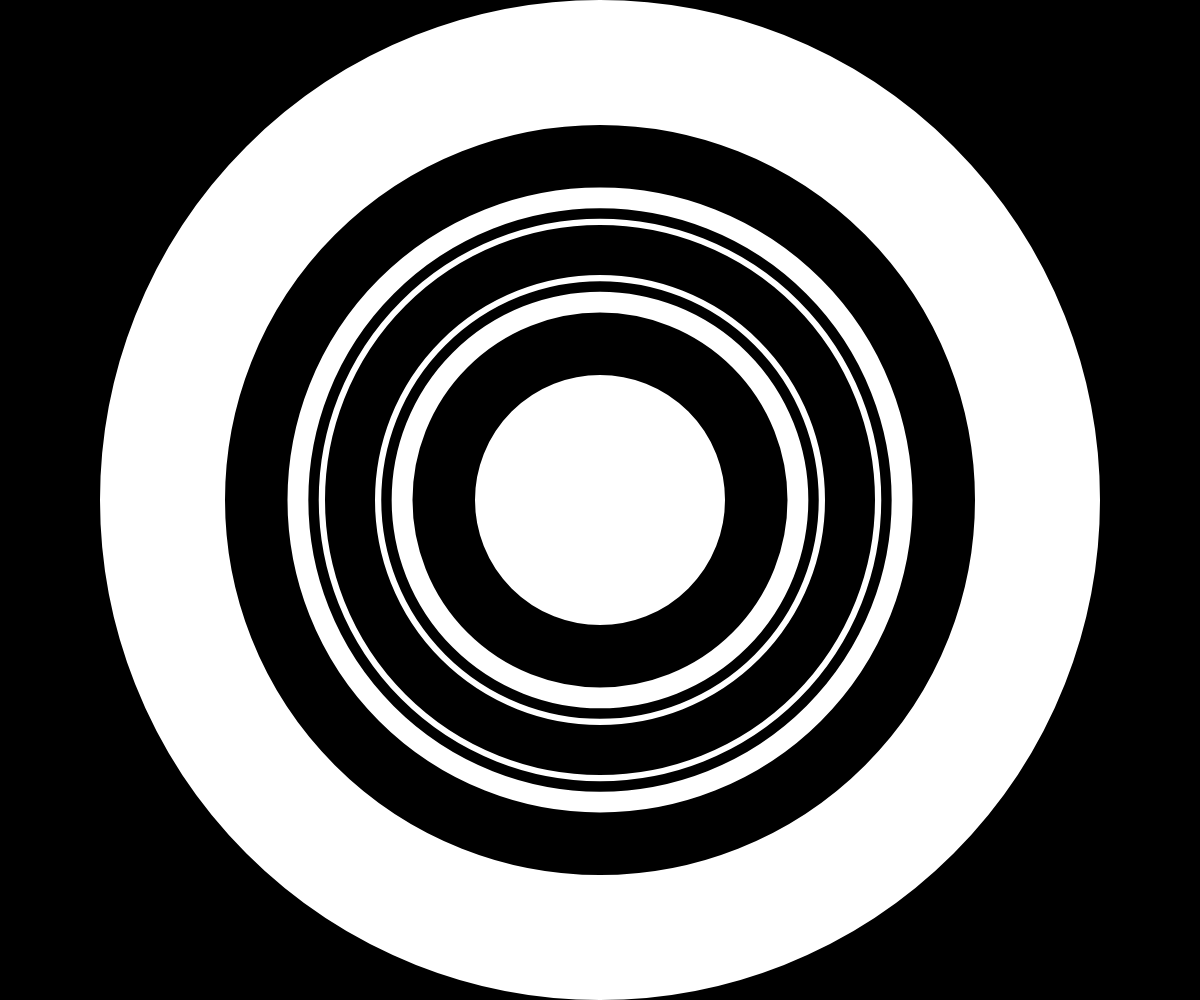
Frame 1 (no input)
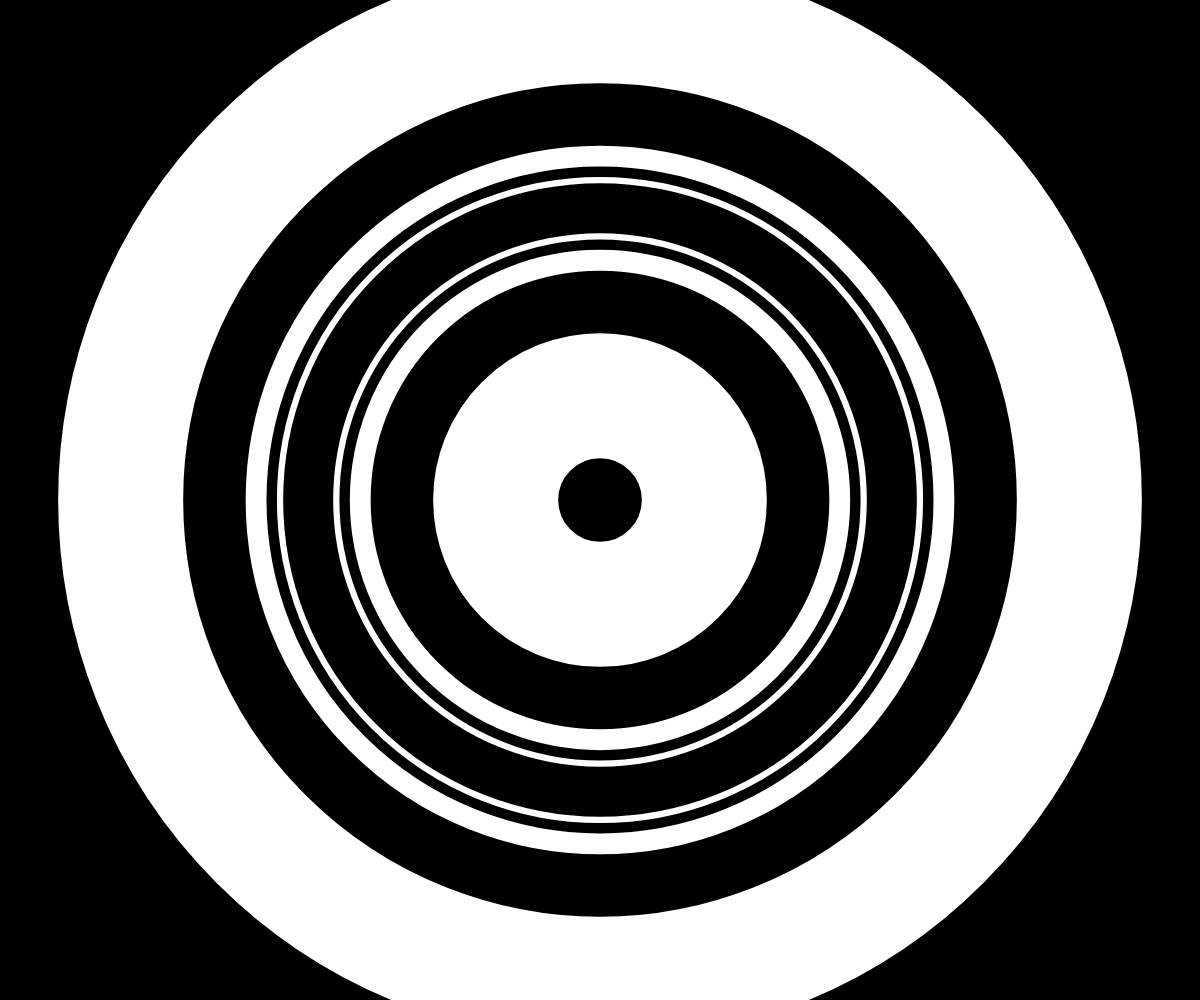
Frame 60 (no input)
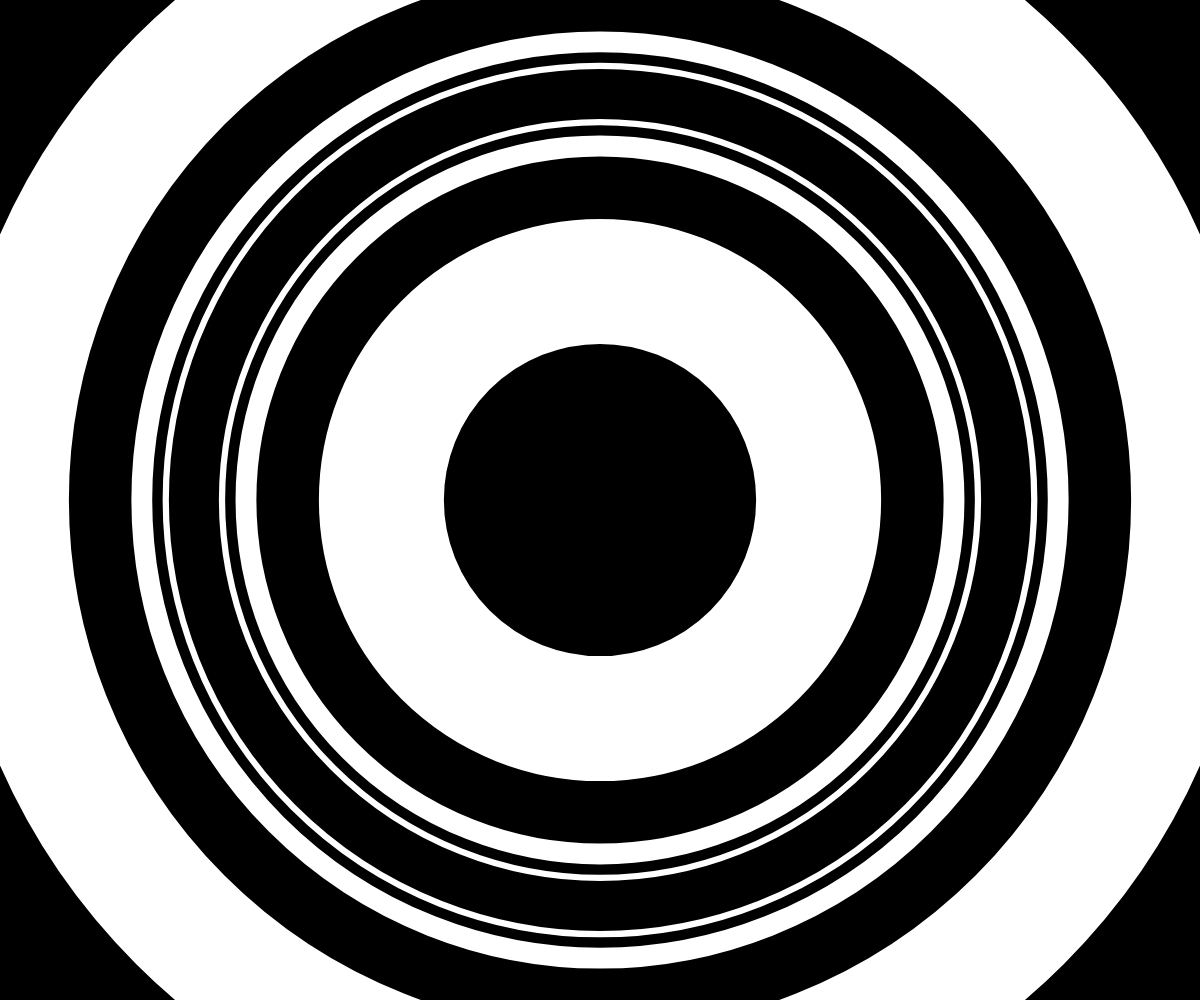
Frame 120 (the mouse pressed at the canvas centre since frame 60)

The p5.js sketch that drew these frames (run headless with seeded random() and noise() and a simulated clock; from frame 60 on, the mouse is pressed at the canvas centre):

// p5.js sketch
// ── sketch.js
let angle = 0;

function setup() {
  createCanvas(windowWidth, windowHeight);
  noFill ()
  stroke(255);
}

function windowResized() {
  resizeCanvas(windowWidth, windowHeight);
}

function draw() {
  blendMode (BLEND)
  background(0);
  blendMode (DIFFERENCE)

  let minDimension = min(width, height);

  // mapping the stroke weight to the tan wave
  let amount = tan(angle)/4 + 1;

  let thickness = minDimension/2 * amount;
  strokeWeight(thickness);
  
  let diam = minDimension/2;
  circle(width / 2, height / 2, diam);
  circle(width / 2 , height / 2, diam/2);
  circle(width / 2 , height / 2, diam/4);
  circle(width / 2 , height / 2, diam/6);
  circle(width / 2 , height / 2, diam/8);
  circle(width / 2 , height / 2, diam/10);

  angle += 0.01;
}
